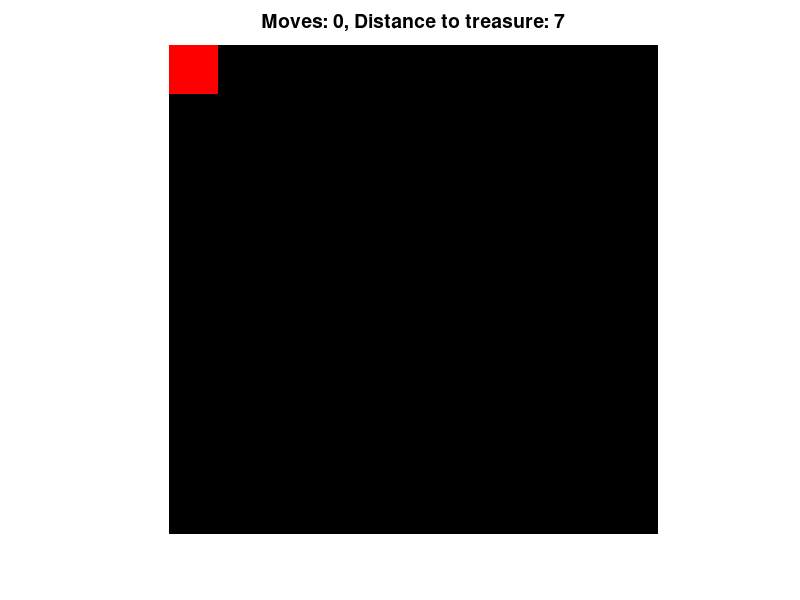

The MATLAB source for this figure: (Note: this script raises an error after producing the figure.)
function treasureHuntGame()

    % Initialize game parameters
    gridSize = 10;
    playerPosition = [1, 1];
    treasurePosition = randi([1, gridSize], 1, 2);
    movesCount = 0;
    treasureFound = false; % Variable to track if treasure is found
    
    % Create a figure for the game display
    fig = figure;
    set(fig, 'KeyPressFcn', @keyPressCallback, 'UserData', 'none');
    
    % Run the game loop
    while ishandle(fig) && calculateDistance(playerPosition, treasurePosition) > 1
        % Display the game grid
        drawGameGrid(gridSize, playerPosition, treasurePosition, movesCount, treasureFound);
        
        % Get user input
        direction = getUserInput(fig);
        
        % Update player position only if there's a valid direction
        if ~strcmp(direction, 'none') && ~treasureFound
            playerPosition = updatePlayerPosition(playerPosition, direction, gridSize);
            movesCount = movesCount + 1;
        end
        
        % Calculate distance to the treasure
        distance = calculateDistance(playerPosition, treasurePosition);
        
        % Check if the player found the treasure
        if isTreasureFound(distance)
            treasureFound = true;
        end
        
        % Pause for a short duration to make the game visually appealing
        pause(0.1);
    end

    % Display the final grid and message
    drawGameGrid(gridSize, playerPosition, treasurePosition, movesCount, treasureFound);
    
    if ishandle(fig)
        disp(['Congratulations! You found the treasure in ', num2str(movesCount), ' moves.']);
    else
        disp('Game ended.');
    end

end



function drawGameGrid(gridSize, playerPosition, treasurePosition, movesCount, treasureFound)
    % Display the game grid with images representing player, treasure, and background
    
    % Create a blank grid as the background
    background = zeros(gridSize, gridSize, 3); % 3 channels for RGB
    
    % Set player position
    background(playerPosition(1), playerPosition(2), :) = [1, 0, 0]; % player (red)
    
    % Set treasure position only if it's found
    if treasureFound
        background(treasurePosition(1), treasurePosition(2), :) = [1, 1, 0]; % treasure (yellow)
    end
    
    % Display the game grid using imshow
    imshow(background, 'InitialMagnification', 'fit');
    
    % Set title with current distance to the treasure
    title(['Moves: ', num2str(movesCount), ', Distance to treasure: ', num2str(calculateDistance(playerPosition, treasurePosition))], 'FontSize', 14);
end

function keyPressCallback(fig, ~)
    % Handle key presses for player movement
    
    % Store the direction in UserData
    switch fig.CurrentKey
        case 'leftarrow'
            fig.UserData = 'left';
        case 'rightarrow'
            fig.UserData = 'right';
        case 'uparrow'
            fig.UserData = 'up';
        case 'downarrow'
            fig.UserData = 'down';
    end
end

function direction = getUserInput(fig)
    % Get user input for movement
    
    % Retrieve the direction from UserData and reset it
    direction = fig.UserData;
    fig.UserData = 'none';
end

function newPosition = updatePlayerPosition(currentPosition, direction, gridSize)
    % Update player position based on the movement direction
    
    newPosition = currentPosition;
    
    switch direction
        case 'left'
            newPosition(2) = max(1, currentPosition(2) - 1);
        case 'right'
            newPosition(2) = min(gridSize, currentPosition(2) + 1);
        case 'up'
            newPosition(1) = max(1, currentPosition(1) - 1);
        case 'down'
            newPosition(1) = min(gridSize, currentPosition(1) + 1);
    end
end

function distance = calculateDistance(position1, position2)
    % Calculate Manhattan distance between two positions
    
    distance = abs(position1(1) - position2(1)) + abs(position1(2) - position2(2));
end

function result = isTreasureFound(distance)
    % Check if the player found the treasure
    
    % You can adjust the threshold for finding the treasure based on distance
    threshold = 1; % Adjust as needed
    
    result = distance <= threshold;
end

function result = isAtTreasure(position, treasurePosition)
    % Check if the player is at the treasure position
    
    result = all(position == treasurePosition);
end






